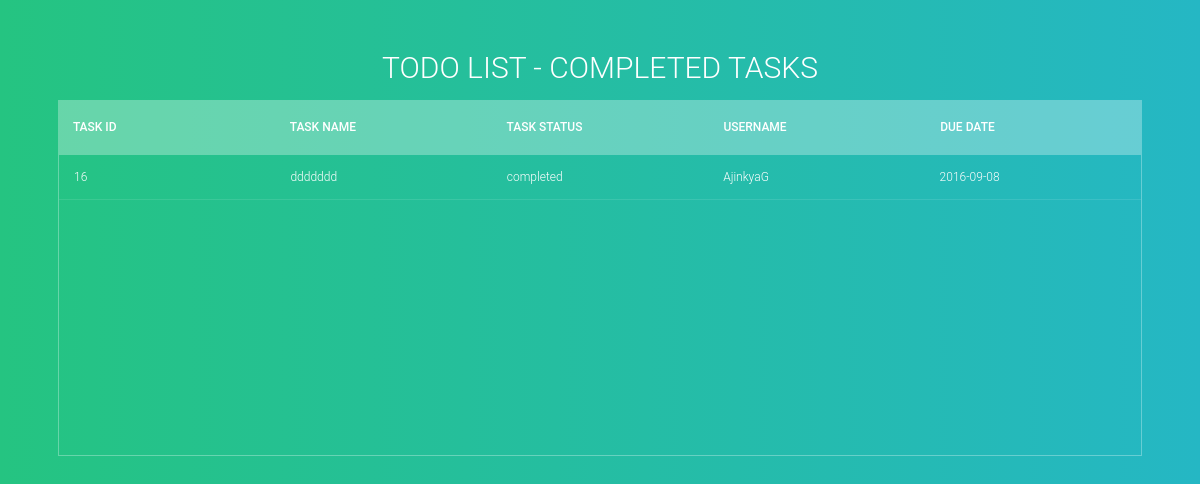
Page /completed on the committed database.
### tables this page shows
CREATE TABLE todo
(tid integer primary key autoincrement,
tname text,
tstatus integer,
uid int,
tdate date);

CREATE TABLE login
       (uID INTeger PRIMARY KEY autoincrement,
       uname TEXT,
       password text, "email" TEXT);

### login.py (the view)
@app.route('/completed')
def completed():
    conn = sqlite3.connect('todo.db')
    c = conn.cursor()
    c.execute("SELECT DATE ('now')")
    a = c.fetchall()
    c.execute("select tid,tname,tstatus,uname,tdate from login,todo where login.uid=todo.uid AND tstatus='completed';")
    completed_task = c.fetchall()
    forwho = 'completed tasks'
    return render_template("make_table.html", items=completed_task, ip=ip, forwho=forwho)

### templates/make_table.html (shortened to what this page needs)
<section>
<h1>Todo List - {{forwho}}</h1>
<div  class="tbl-header">
<table cellpadding="0" cellspacing="0" border="0">
  <thead>
    <tr>
      <th>Task ID</th>
      <th>Task Name</th>
      <th>Task Status</th>
      <th>Username</th>
      <th>due date</th>
    </tr>
  </thead>
</table>
</div>
<div  class="tbl-content">
<table cellpadding="0" cellspacing="0" border="0">
  <tbody>
    {% for item in items %}
    <tr>
        <td>{{item[0]}}</td>
        <td>{{item[1]}}</td>
        <td>{{item[2]}}</td>
        <td>{{item[3]}}</td>
        <td>{{item[4]}}</td>
    </tr>
{% endfor %}
  </tbody>
</table>
</div>
</section>

### templates/make_table.html (style rules this page uses)
h1 { font-size: 30px; color: #fff; text-transform: uppercase; font-weight: 300; text-align: center; margin-bottom: 15px; }
table { width:100%; table-layout: fixed; }
.tbl-header { background-color: rgba(255,255,255,0.3); }
.tbl-content { height:300px; overflow-x:auto; margin-top: 0px; border: 1px solid rgba(255,255,255,0.3); }
th { padding: 20px 15px; text-align: left; font-weight: 500; font-size: 12px; color: #fff; text-transform: uppercase; }
td { padding: 15px; text-align: left; vertical-align:middle; font-weight: 300; font-size: 12px; color: #fff; border-bottom: solid 1px rgba(255,255,255,0.1); }
section { margin: 50px; }

### rows in the picture
todo: tid "16", tname "ddddddd", tstatus "completed", uname "AjinkyaG", tdate "2016-09-08"

### other values in the picture
{{ forwho }} "COMPLETED TASKS"
